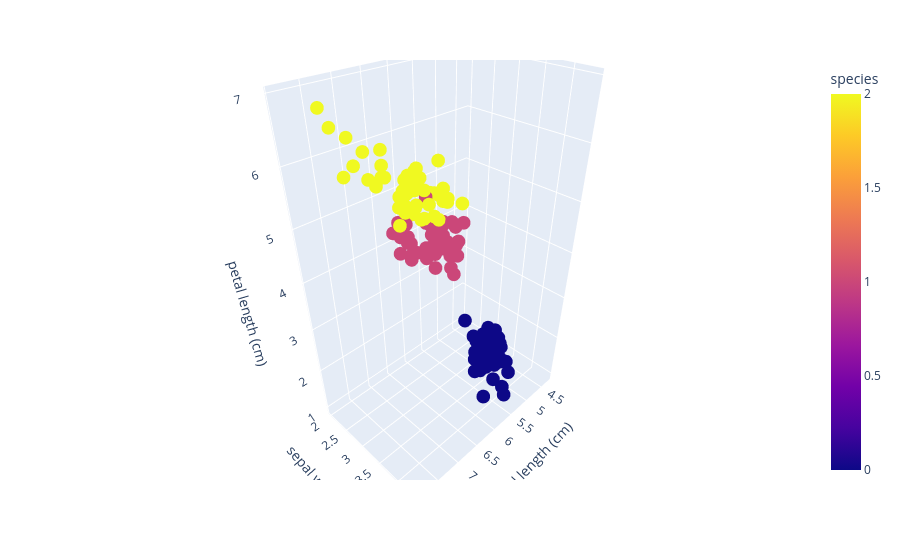

This figure's notebook cell:
### Markdown cell above
# Bài 3

# Chưa có tên loài

# Chưa giải thích các thuộc tính

### Code cell
from sklearn.datasets import load_iris 
iris = load_iris() 
df3 = pd.DataFrame( 
iris.data, 
columns=iris.feature_names 
) 
df3["species"] = iris.target 
fig = px.scatter_3d( 
df3, 
x="sepal length (cm)", 
y="sepal width (cm)", 
z="petal length (cm)", 
color="species" 
) 
fig.show()

### Figure 1 — Plotly figure (JSON) as saved in the notebook; plotly's stock layout.template omitted (floating-point values rounded to 4 significant figures; data arrays with more than 128 entries replaced by an {"elided": "..."} marker saying what was removed)
{"data": [{"hovertemplate": "sepal length (cm)=%{x}<br>sepal width (cm)=%{y}<br>petal length (cm)=%{z}<br>species=%{marker.color}<extra></extra>", "legendgroup": "", "marker": {"color": {"elided": "150 int values"}, "coloraxis": "coloraxis", "symbol": "circle"}, "mode": "markers", "name": "", "scene": "scene", "showlegend": false, "type": "scatter3d", "x": {"elided": "150 float values"}, "y": {"elided": "150 float values"}, "z": {"elided": "150 float values"}}], "layout": {"coloraxis": {"colorbar": {"title": {"text": "species"}}, "colorscale": [[0, "#0d0887"], [0.1111, "#46039f"], [0.2222, "#7201a8"], [0.3333, "#9c179e"], [0.4444, "#bd3786"], [0.5556, "#d8576b"], [0.6667, "#ed7953"], [0.7778, "#fb9f3a"], [0.8889, "#fdca26"], [1, "#f0f921"]]}, "legend": {"tracegroupgap": 0}, "margin": {"t": 60}, "scene": {"domain": {"x": [0, 1], "y": [0, 1]}, "xaxis": {"title": {"text": "sepal length (cm)"}}, "yaxis": {"title": {"text": "sepal width (cm)"}}, "zaxis": {"title": {"text": "petal length (cm)"}}}}}
